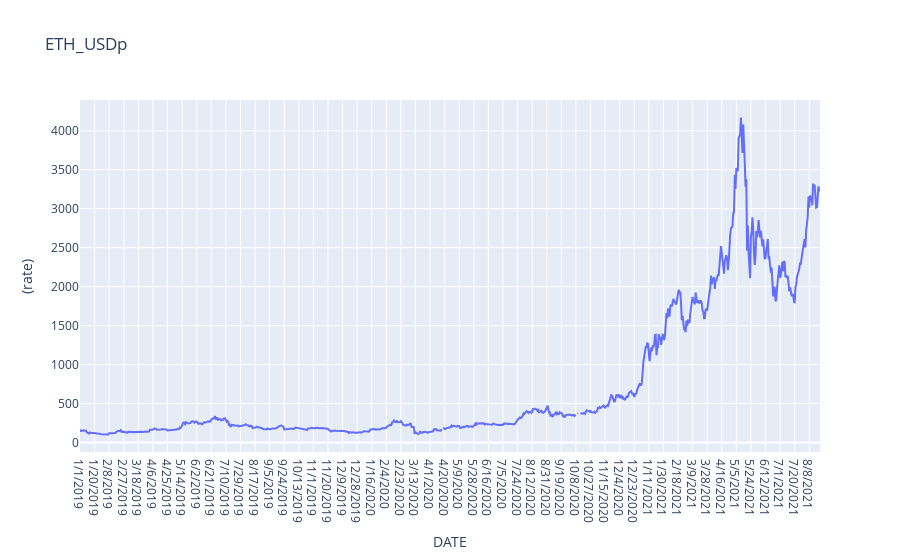

The notebook cell this image was saved under:
### Code cell
ETH_USDp_data = go.Scatter(x=dfc['DATE'].values,
                         y=dfc['ETH_USDp'].values)
layout = go.Layout(title='ETH_USDp', xaxis=dict(title='DATE'),
                   yaxis=dict(title='(rate)'))
fig = go.Figure(data=[ETH_USDp_data ], layout=layout)
plotly.offline.iplot(fig)

### Figure 1 — Plotly figure (JSON) as saved in the notebook; plotly's stock layout.template omitted (floating-point values rounded to 4 significant figures; data arrays with more than 128 entries replaced by an {"elided": "..."} marker saying what was removed)
{"data": [{"type": "scatter", "x": {"elided": "965 str values"}, "y": {"elided": "965 float values"}}], "layout": {"title": {"text": "ETH_USDp"}, "xaxis": {"title": {"text": "DATE"}}, "yaxis": {"title": {"text": "(rate)"}}}}
